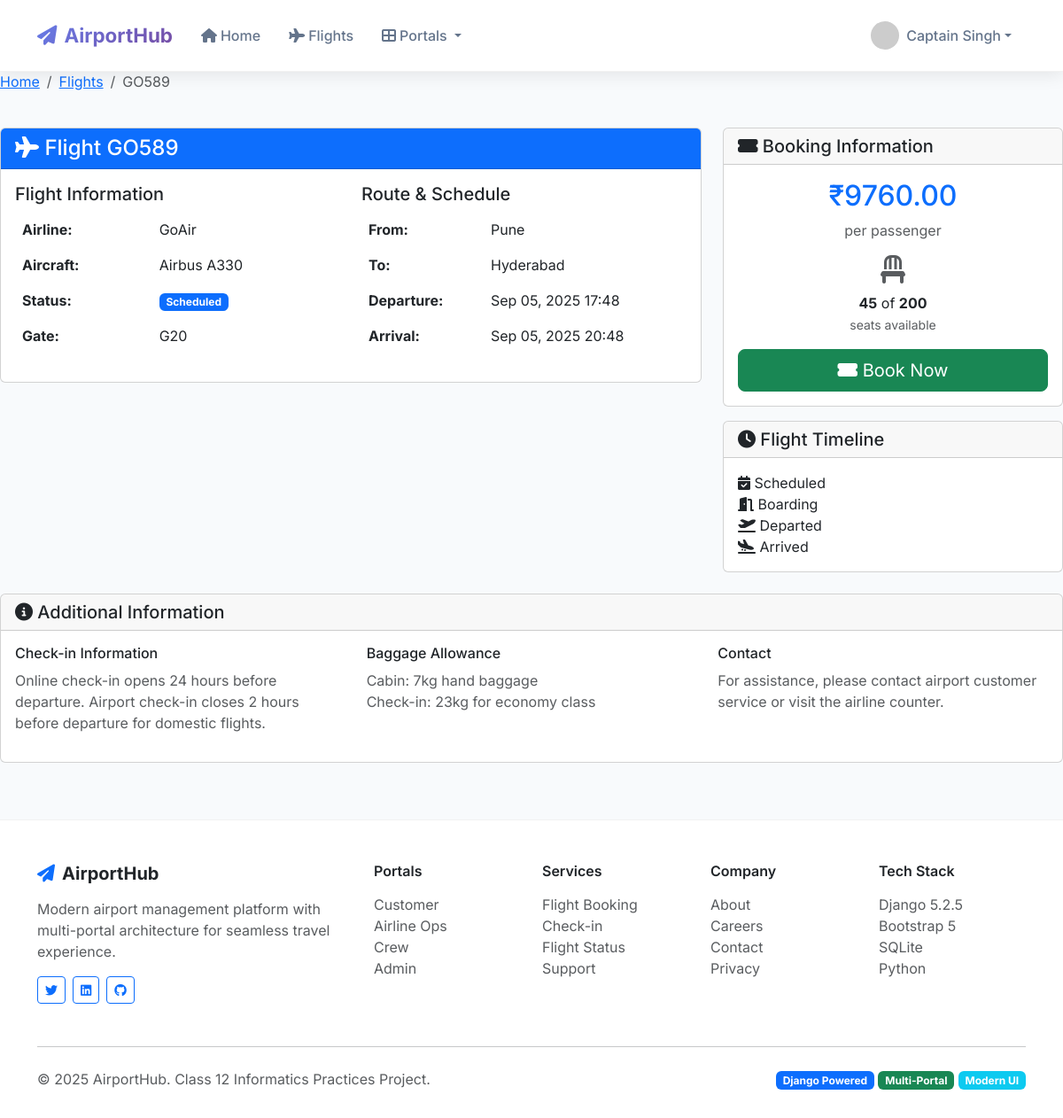
The app's page /flights/2/ (signed in) with its own data.
### core/models.py (models this page shows, shortened)
class Flight(models.Model):
    FLIGHT_STATUS_CHOICES = [
        ('scheduled', 'Scheduled'),
        ('boarding', 'Boarding'),
        ('departed', 'Departed'),
        ('arrived', 'Arrived'),
        ('delayed', 'Delayed'),
        ('cancelled', 'Cancelled'),
    ]
    flight_number = models.CharField(max_length=10, unique=True)
    airline = models.CharField(max_length=100)
    aircraft = models.ForeignKey(Aircraft, on_delete=models.CASCADE, null=True, blank=True)
    departure_city = models.CharField(max_length=100)
    arrival_city = models.CharField(max_length=100)
    departure_airport = models.CharField(max_length=10, default='UNK')  # IATA code
    arrival_airport = models.CharField(max_length=10, default='UNK')    # IATA code
    departure_time = models.DateTimeField()
    arrival_time = models.DateTimeField()
    actual_departure = models.DateTimeField(null=True, blank=True)
    actual_arrival = models.DateTimeField(null=True, blank=True)
    aircraft_type = models.CharField(max_length=50)
    total_seats = models.PositiveIntegerField()
    available_seats = models.PositiveIntegerField()
    business_price = models.DecimalField(max_digits=10, decimal_places=2, default=0)
    economy_price = models.DecimalField(max_digits=10, decimal_places=2, default=0)
    price = models.DecimalField(max_digits=10, decimal_places=2)  # Backward compatibility
    status = models.CharField(max_length=20, choices=FLIGHT_STATUS_CHOICES, default='scheduled')
    gate = models.ForeignKey(Gate, on_delete=models.SET_NULL, null=True, blank=True)
    gate_number = models.CharField(max_length=10, blank=True, null=True)
    boarding_time = models.DateTimeField(null=True, blank=True)
    check_in_opens = models.DateTimeField(null=True, blank=True)
    weather_conditions = models.CharField(max_length=100, blank=True)
    delay_reason = models.TextField(blank=True)
    created_at = models.DateTimeField(auto_now_add=True)
    updated_at = models.DateTimeField(auto_now=True)
    class Meta:
        ordering = ['departure_time']

### core/views.py (the view)
# urls.py: path('flights/<int:flight_id>/', views.flight_detail, name='flight_detail'),
def flight_detail(request, flight_id):
    flight = get_object_or_404(Flight, id=flight_id)
    return render(request, 'core/flight_detail.html', {'flight': flight})

### templates/core/flight_detail.html (shortened to what this page needs)
{% extends 'base.html' %}
{% block content %}
<div class="row mb-4">
    <div class="col-12">
        <nav aria-label="breadcrumb">
            <ol class="breadcrumb">
                <li class="breadcrumb-item"><a href="{% url 'home' %}">Home</a></li>
                <li class="breadcrumb-item"><a href="{% url 'flight_list' %}">Flights</a></li>
                <li class="breadcrumb-item active">{{ flight.flight_number }}</li>
            </ol>
        </nav>
    </div>
</div>
<div class="row">
    <div class="col-md-8">
        <div class="card">
            <div class="card-header bg-primary text-white">
                <h4 class="card-title mb-0">
                    <i class="fas fa-plane"></i> Flight {{ flight.flight_number }}
                </h4>
            </div>
            <div class="card-body">
                <div class="row">
                    <div class="col-md-6">
                        <h5>Flight Information</h5>
                        <table class="table table-borderless">
                            <tr>
                                <td><strong>Airline:</strong></td>
                                <td>{{ flight.airline }}</td>
                            </tr>
                            <tr>
                                <td><strong>Aircraft:</strong></td>
                                <td>{{ flight.aircraft_type }}</td>
                            </tr>
                            <tr>
                                <td><strong>Status:</strong></td>
                                <td>
                                    <span class="badge bg-{% if flight.status == 'scheduled' %}primary{% elif flight.status == 'boarding' %}warning{% elif flight.status == 'departed' %}success{% elif flight.status == 'arrived' %}info{% elif flight.status == 'delayed' %}warning{% else %}danger{% endif %}">
                                        {{ flight.get_status_display }}
                                    </span>
                                </td>
                            </tr>
                            <tr>
                                <td><strong>Gate:</strong></td>
                                <td>{{ flight.gate_number|default:"TBA" }}</td>
                            </tr>
                        </table>
                    </div>
                    <div class="col-md-6">
                        <h5>Route & Schedule</h5>
                        <table class="table table-borderless">
                            <tr>
                                <td><strong>From:</strong></td>
                                <td>{{ flight.departure_city }}</td>
                            </tr>
                            <tr>
                                <td><strong>To:</strong></td>
                                <td>{{ flight.arrival_city }}</td>
                            </tr>
                            <tr>
                                <td><strong>Departure:</strong></td>
                                <td>{{ flight.departure_time|date:"M d, Y H:i" }}</td>
                            </tr>
                            <tr>
                                <td><strong>Arrival:</strong></td>
                                <td>{{ flight.arrival_time|date:"M d, Y H:i" }}</td>
                            </tr>
                        </table>
                    </div>
                </div>
            </div>
        </div>
    </div>
    <div class="col-md-4">
        <div class="card">
            <div class="card-header">
                <h5 class="card-title mb-0">
                    <i class="fas fa-ticket-alt"></i> Booking Information
                </h5>
            </div>
            <div class="card-body text-center">
                <h2 class="text-primary">₹{{ flight.price }}</h2>
                <p class="text-muted">per passenger</p>
                <div class="mb-3">
                    <i class="fas fa-chair fa-2x text-muted"></i>
                    <div class="mt-2">
                        <strong>{{ flight.available_seats }}</strong> of <strong>{{ flight.total_seats }}</strong>
                        <br>
                        <small class="text-muted">seats available</small>
                    </div>
                </div>
                {% if flight.available_seats > 0 and flight.status == 'scheduled' %}
                    <button class="btn btn-success btn-lg w-100" onclick="alert('Booking functionality would be implemented here!')">
                        <i class="fas fa-ticket-alt"></i> Book Now
                    </button>
                {% endif %}
            </div>
        </div>
        <div class="card mt-3">
            <div class="card-header">
                <h5 class="card-title mb-0">
                    <i class="fas fa-clock"></i> Flight Timeline
                </h5>
            </div>
            <div class="card-body">
                <div class="timeline">
                    <div class="timeline-item {% if flight.status == 'scheduled' %}active{% endif %}">
                        <i class="fas fa-calendar-check"></i>
                        <span>Scheduled</span>
                    </div>
                    <div class="timeline-item {% if flight.status == 'boarding' %}active{% endif %}">
                        <i class="fas fa-door-open"></i>
                        <span>Boarding</span>
                    </div>
                    <div class="timeline-item {% if flight.status == 'departed' %}active{% endif %}">
                        <i class="fas fa-plane-departure"></i>
                        <span>Departed</span>
                    </div>
                    <div class="timeline-item {% if flight.status == 'arrived' %}active{% endif %}">
                        <i class="fas fa-plane-arrival"></i>
                        <span>Arrived</span>
                    </div>
                </div>
            </div>
        </div>
    </div>
</div>
<div class="row mt-4">
    <div class="col-12">
        <div class="card">
            <div class="card-header">
                <h5 class="card-title mb-0">
                    <i class="fas fa-info-circle"></i> Additional Information
                </h5>
            </div>
            <div class="card-body">
                <div class="row">
                    <div class="col-md-4">
                        <h6>Check-in Information</h6>
                        <p class="text-muted">
                            Online check-in opens 24 hours before departure.
                            Airport check-in closes 2 hours before departure for domestic flights.
                        </p>
                    </div>
                    <div class="col-md-4">
                        <h6>Baggage Allowance</h6>
                        <p class="text-muted">
                            Cabin: 7kg hand baggage<br>
                            Check-in: 23kg for economy class
                        </p>
                    </div>
                    <div class="col-md-4">
                        <h6>Contact</h6>
                        <p class="text-muted">
                            For assistance, please contact airport customer service
                            or visit the airline counter.
                        </p>
                    </div>
                </div>
            </div>
        </div>
    </div>
</div>
{% endblock %}

### templates/base.html (shortened to what this page needs)
<!DOCTYPE html>
<html lang="en">
<head>
    <link href="https://cdn.jsdelivr.net/npm/bootstrap@5.3.0/dist/css/bootstrap.min.css" rel="stylesheet">
    <link href="https://cdnjs.cloudflare.com/ajax/libs/font-awesome/6.4.0/css/all.min.css" rel="stylesheet">
</head>
<body>
    <nav class="navbar navbar-expand-lg navbar-modern fixed-top">
        <div class="container">
            <a class="navbar-brand" href="{% url 'home' %}">
                <i class="fas fa-paper-plane me-2"></i>AirportHub
            </a>
            <div class="collapse navbar-collapse" id="navbarNav">
                <ul class="navbar-nav me-auto">
                    <li class="nav-item">
                        <a class="nav-link" href="{% url 'home' %}">
                            <i class="fas fa-home me-1"></i>Home
                        </a>
                    </li>
                    <li class="nav-item">
                        <a class="nav-link" href="{% url 'flight_list' %}">
                            <i class="fas fa-plane me-1"></i>Flights
                        </a>
                    </li>
                    <li class="nav-item dropdown portal-dropdown">
                        <a class="nav-link dropdown-toggle" href="#" id="portalDropdown" role="button" data-bs-toggle="dropdown">
                            <i class="fas fa-th-large me-1"></i>Portals
                        </a>
                    </li>
                </ul>
                <ul class="navbar-nav">
                    {% if user.is_authenticated %}
                        <li class="nav-item dropdown">
                            <a class="nav-link dropdown-toggle d-flex align-items-center" href="#" id="userDropdown" role="button" data-bs-toggle="dropdown">
                                <img src="https://ui-avatars.com/api/?name={{ user.get_full_name|default:user.username }}&background=667eea&color=ffffff&size=32"
                                     class="user-avatar" alt="Profile">
                                <span>{{ user.get_full_name|default:user.username }}</span>
                            </a>
                        </li>
                    {% endif %}
                </ul>
            </div>
        </div>
    </nav>
    <div style="margin-top: 80px;">
        <main>
            {% block content %}
            {% endblock %}
        </main>
    </div>
    <footer class="footer-modern">
        <div class="container">
            <div class="row">
                <div class="col-md-4 mb-4">
                    <h5 class="fw-bold mb-3">
                        <i class="fas fa-paper-plane me-2 text-primary"></i>AirportHub
                    </h5>
                    <p class="text-muted">Modern airport management platform with multi-portal architecture for seamless travel experience.</p>
                    <div class="d-flex gap-2">
                        <a href="#" class="btn btn-outline-primary btn-sm">
                            <i class="fab fa-twitter"></i>
                        </a>
                        <a href="#" class="btn btn-outline-primary btn-sm">
                            <i class="fab fa-linkedin"></i>
                        </a>
                        <a href="#" class="btn btn-outline-primary btn-sm">
                            <i class="fab fa-github"></i>
                        </a>
                    </div>
                </div>
                <div class="col-md-2 mb-4">
                    <h6 class="fw-semibold mb-3">Portals</h6>
                    <ul class="list-unstyled">
                        <li><a href="/customer/" class="text-muted text-decoration-none">Customer</a></li>
                        <li><a href="/airline/" class="text-muted text-decoration-none">Airline Ops</a></li>
                        <li><a href="/crew/" class="text-muted text-decoration-none">Crew</a></li>
                        <li><a href="/admin-portal/" class="text-muted text-decoration-none">Admin</a></li>
                    </ul>
                </div>
                <div class="col-md-2 mb-4">
                    <h6 class="fw-semibold mb-3">Services</h6>
                    <ul class="list-unstyled">
                        <li><a href="#" class="text-muted text-decoration-none">Flight Booking</a></li>
                        <li><a href="#" class="text-muted text-decoration-none">Check-in</a></li>
                        <li><a href="#" class="text-muted text-decoration-none">Flight Status</a></li>
                        <li><a href="#" class="text-muted text-decoration-none">Support</a></li>
                    </ul>
                </div>
                <div class="col-md-2 mb-4">
                    <h6 class="fw-semibold mb-3">Company</h6>
                    <ul class="list-unstyled">
                        <li><a href="#" class="text-muted text-decoration-none">About</a></li>
                        <li><a href="#" class="text-muted text-decoration-none">Careers</a></li>
                        <li><a href="#" class="text-muted text-decoration-none">Contact</a></li>
                        <li><a href="#" class="text-muted text-decoration-none">Privacy</a></li>
                    </ul>
                </div>
                <div class="col-md-2 mb-4">
                    <h6 class="fw-semibold mb-3">Tech Stack</h6>
                    <ul class="list-unstyled">
                        <li><span class="text-muted">Django 5.2.5</span></li>
                        <li><span class="text-muted">Bootstrap 5</span></li>
                        <li><span class="text-muted">SQLite</span></li>
                        <li><span class="text-muted">Python</span></li>
                    </ul>
                </div>
            </div>
            <hr class="my-4">
            <div class="row align-items-center">
                <div class="col-md-6">
                    <p class="text-muted mb-0">&copy; 2025 AirportHub. Class 12 Informatics Practices Project.</p>
                </div>
                <div class="col-md-6 text-md-end">
                    <span class="badge bg-primary">Django Powered</span>
                    <span class="badge bg-success">Multi-Portal</span>
                    <span class="badge bg-info">Modern UI</span>
                </div>
            </div>
        </div>
    </footer>
</body>
</html>

### records on screen
Flight: flight_number "GO589", airline "GoAir", aircraft_type "Airbus A330", status "Scheduled", gate_number "G20", departure_city "Pune", arrival_city "Hyderabad", departure_time "Sep 05, 2025 17:48", arrival_time "Sep 05, 2025 20:48", price "9760.00", available_seats "45", total_seats "200"

### other values on screen
{{ user.get_full_name|default:user.username }} "Captain Singh"
